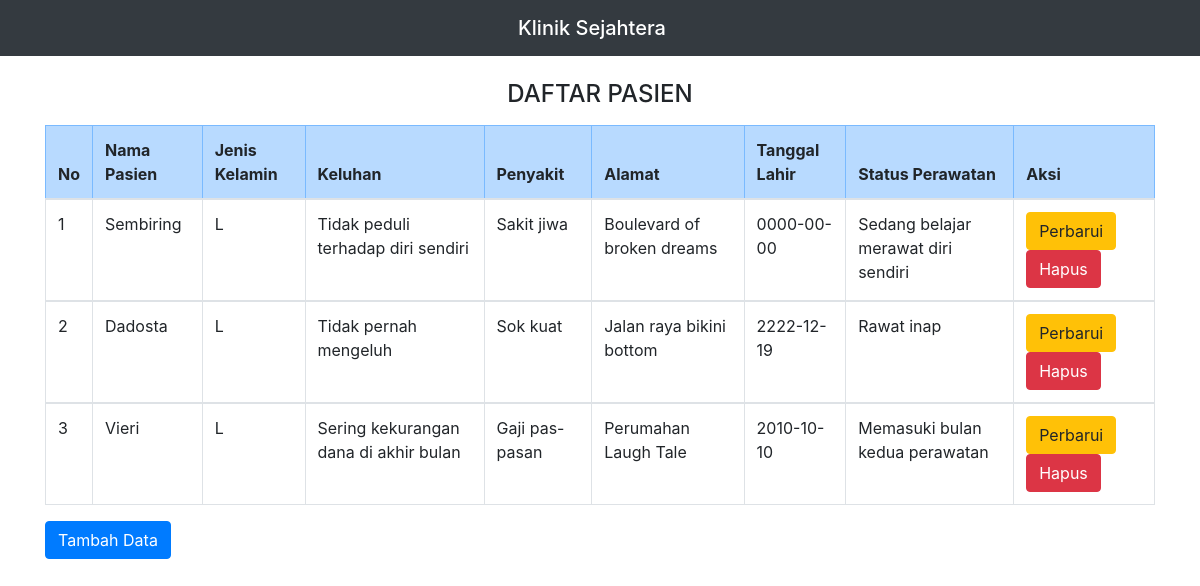
The page / on the database its author committed.
### tables this page shows
CREATE TABLE `pasien` (
  `id_pasien` int(11) NOT NULL,
  `nama_pasien` varchar(44) NOT NULL,
  `jenis_kelamin` varchar(1) NOT NULL,
  `keluhan` varchar(123) NOT NULL,
  `penyakit` varchar(44) NOT NULL,
  `alamat` varchar(123) NOT NULL,
  `tanggal_lahir` date NOT NULL,
  `status_perawatan` varchar(123) NOT NULL
);

### index.php (the view, shortened to what this page needs)
<!DOCTYPE html>
<html>
<head>
    <link rel="stylesheet" href="https://cdn.jsdelivr.net/npm/bootstrap@4.6.1/dist/css/bootstrap.min.css">
</head>
<body>
    <nav class="navbar navbar-dark bg-dark d-flex justify-content-center">
        <span class="navbar-brand mb-0 h1">Klinik Sejahtera</span>
    </nav>
<div class="container">
    <br>
    <h4><center>DAFTAR PASIEN</center></h4>
    <table class="my-3 table table-bordered">
        <thead>
            <tr class="table-primary">
                <th>No</th>
                <th>Nama Pasien</th>
                <th>Jenis Kelamin</th>
                <th>Keluhan</th>
                <th>Penyakit</th>
                <th>Alamat</th>
                <th>Tanggal Lahir</th>
                <th>Status Perawatan</th>
                <th colspan='2'>Aksi</th>
            </tr>
        </thead>
        <?php
            include "koneksi.php";
            $sql = "select * from pasien order by id_pasien desc";
            $hasil = mysqli_query($kon, $sql);
            $no = 0;
            while ($data = mysqli_fetch_array($hasil)) {
                $no++;
        ?>
        <tbody>
            <tr>
                <td><?php echo $no; ?></td>
                <td><?php echo $data["nama_pasien"]; ?></td>
                <td><?php echo $data["jenis_kelamin"]; ?></td>
                <td><?php echo $data["keluhan"]; ?></td>
                <td><?php echo $data["penyakit"]; ?></td>
                <td><?php echo $data["alamat"]; ?></td>
                <td><?php echo $data["tanggal_lahir"]; ?></td>
                <td><?php echo $data["status_perawatan"]; ?></td>
                <td>
                    <a href="update.php?id_pasien=<?php echo htmlspecialchars($data['id_pasien']); ?>" class="btn btn-warning" role="button">Perbarui</a>
                    <a href="<?php echo htmlspecialchars($_SERVER["PHP_SELF"]);?>?id_pasien=<?php echo $data['id_pasien']; ?>" class="btn btn-danger" role="button">Hapus</a>
                </td>
            </tr>
        </tbody>
        <?php
            }
        ?>
    </table>
    <a href="create.php" class="btn btn-primary" role="button">Tambah Data</a>
</div>
</body>
</html>

### rows shown on the page
pasien: nama_pasien "Sembiring", jenis_kelamin "L", keluhan "Tidak peduli terhadap diri sendiri", penyakit "Sakit jiwa", alamat "Boulevard of broken dreams", tanggal_lahir "0000-00-00", status_perawatan "Sedang belajar merawat diri sendiri"
pasien: nama_pasien "Dadosta", jenis_kelamin "L", keluhan "Tidak pernah mengeluh", penyakit "Sok kuat", alamat "Jalan raya bikini bottom", tanggal_lahir "2222-12-19", status_perawatan "Rawat inap"
pasien: nama_pasien "Vieri", jenis_kelamin "L", keluhan "Sering kekurangan dana di akhir bulan", penyakit "Gaji pas-pasan", alamat "Perumahan Laugh Tale", tanggal_lahir "2010-10-10", status_perawatan "Memasuki bulan kedua perawatan"
